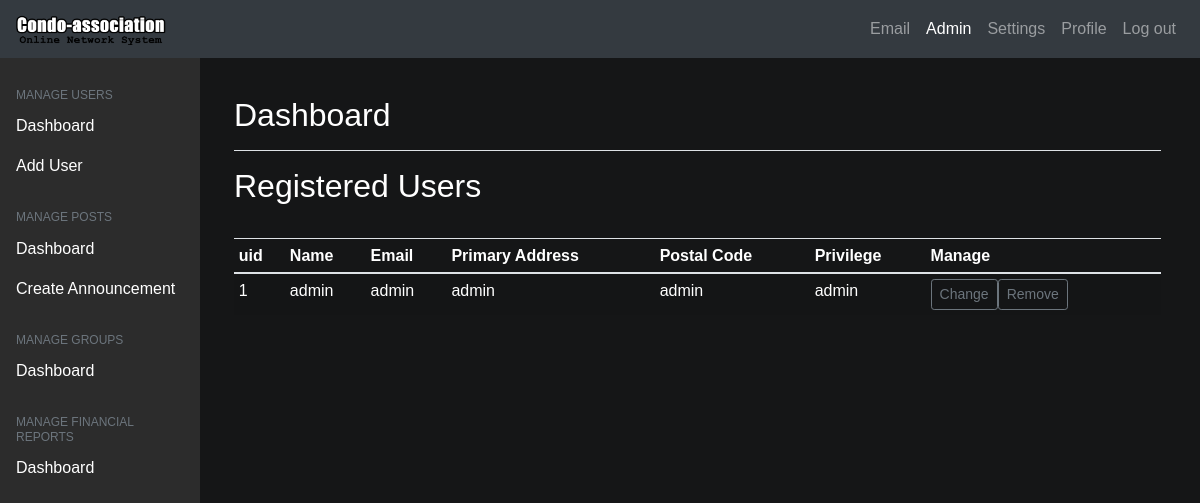
The page /admin.php (signed in) on the database its author committed.
### tables this page shows
CREATE TABLE `condo_owners` (
  `user_id` INT NOT NULL AUTO_INCREMENT,
  `name` VARCHAR(45) NOT NULL,
  `email` VARCHAR(45) NOT NULL,
  `password` VARCHAR(255) NOT NULL, 
  `primary_address` VARCHAR(45) NOT NULL,
  `postal_code` VARCHAR (7) NOT NULL,
  `privilege` VARCHAR(45) NOT NULL,
  PRIMARY KEY (`user_id`)
);

### includes/functions_inc.php (the view, shortened to what this page needs)
<?php
function print_user_table($conn) {
    $sql = "SELECT * FROM condo_owners ORDER BY user_id ASC;";
    $query_result = mysqli_query($conn, $sql);
    echo "<thead>
            <tr>
              <th>uid</th>
              <th>Name</th>
              <th>Email</th>
              <th>Primary Address</th>
              <th>Postal Code</th>
              <th>Privilege</th>
              <th>Manage</th>
            </tr>
            </thead>
            <tbody>";
    if($query_result) {
        while($row = mysqli_fetch_assoc($query_result)) {
            echo "<tr>";
            echo "<td>{$row["user_id"]}</td>";
            echo "<td>{$row["name"]}</td>";
            echo "<td>{$row["email"]}</td>";
            echo "<td>{$row["primary_address"]}</td>";
            echo "<td>{$row["postal_code"]}</td>";
            echo "<td>{$row["privilege"]}</td>";
            echo "<td>
                <div class=\"btn-group mr-2\">
                <a href=\"admin_change_user.php?uid={$row["user_id"]}\"><button type=\"button\" class=\"btn btn-sm btn-outline-secondary\">Change</button></a>
                <a href=\"includes/delete_inc.php?uid={$row["user_id"]}\"><button type=\"button\" class=\"btn btn-sm btn-outline-secondary\">Remove</button>
                </div>
                </td>";
        }
    }
    echo "</tbody>";
}

### css/style.css (style rules this page uses)
body { color: #fff; background-color: #151617; }
body { font-family: Arial, Helvetica, sans-serif; }
* { box-sizing: border-box; }

### rows shown on the page
condo_owners: user_id "1", name "admin", email "admin", primary_address "admin", postal_code "admin", privilege "admin"
